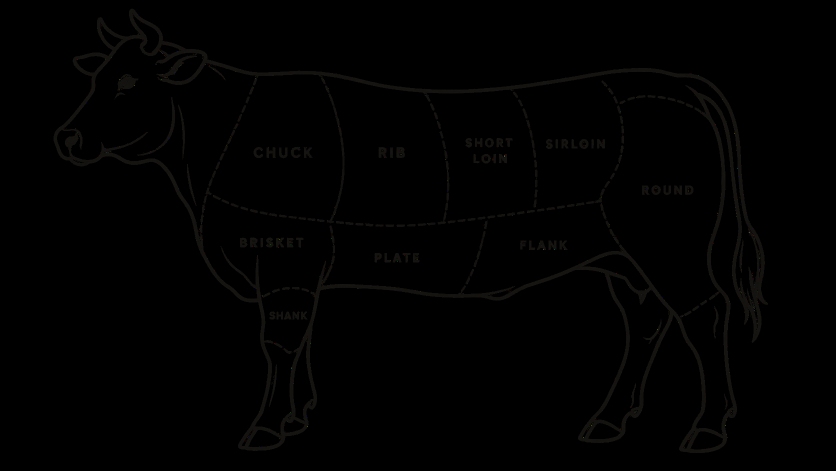
#> input picture assets/img/cut-chart-cow.png, 1672 x 941 px, found by its file name (shown at 1/2 size)
$ python build-cut-regions.py
#> lines starting #> are read from the running program, lines starting #| are printed output that depends on the picture; after the words box and inside, x2 and y2 are one past the last pixel; in counts of white or black regions, pixels touching at a corner belong together
#!/usr/bin/env python3
"""Regenerate the cut-chart highlight overlays from the chart artwork.

Run from the site root:  python3 tools/build-cut-regions.py
Requires: opencv-python, pillow, numpy.

Each primal is seeded with one interior point; a watershed grows it out to the
drawn boundary, so the highlights match the artwork exactly instead of being
positioned by hand. Output: assets/img/cuts/<name>.webp, full-canvas alpha.
"""
import cv2, numpy as np, os
from PIL import Image

CHART = "assets/img/cut-chart-cow.png"
OUT   = "assets/img/cuts"
FILL  = (196, 40, 52)

SEEDS = {
    "chuck": (520, 230), "rib": (790, 230), "shortloin": (975, 235),
    "sirloin": (1150, 240), "round": (1330, 300), "brisket": (545, 520),
    "plate": (800, 470), "flank": (1085, 460), "shank": (575, 610),
}
# 13 keeps sirloin from leaking over the round; the shank leg is too narrow for
# that kernel and gets pinched shut, so it runs at 7.
KMAP = {n: 13 for n in SEEDS}; KMAP["shank"] = 7
OPEN = {n: 9 for n in SEEDS};  OPEN["shank"] = 3


def main():
    img = cv2.imread(CHART, cv2.IMREAD_UNCHANGED)
#> img is the input picture: shape (941, 1672, 4); mean B, G, R, A 0.9, 1.1, 1.2, 10.6
    H, W = img.shape[:2]
#> H = 941; W = 1672
    alpha = img[..., 3]
    gray = cv2.cvtColor(img[..., :3], cv2.COLOR_BGR2GRAY)
    ink = ((alpha > 60) & (gray < 150)).astype(np.uint8)
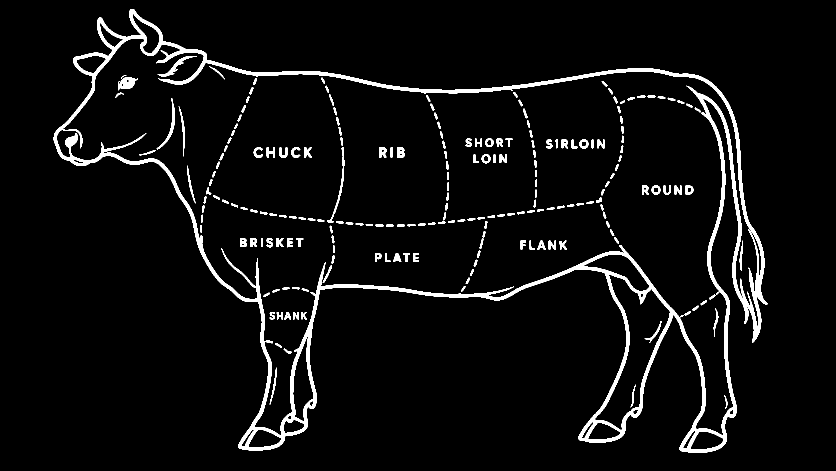
#> ink: shape (941, 1672) (shown at 1/2 size); values 0 (black) and 1 (white), 4.9% white; 210 white regions (3 under 20 px), largest, box (x1, y1, x2, y2) and area: (107, 18, 1536, 906) 57292, (236, 154, 276, 181) 623, (654, 294, 689, 445) 566
    bgr = np.ascontiguousarray(img[..., :3])

    def watershed_at(k):
#> called with k = 13
        kern = cv2.getStructuringElement(cv2.MORPH_ELLIPSE, (k, k))
        free = (1 - cv2.dilate(ink, kern)).astype(np.uint8)
#> free: shape (941, 1672); values 0 (black) and 1 (white), 84.6% white; 12 black regions, largest, box (x1, y1, x2, y2) and area: (101, 12, 1542, 912) 212371, (474, 470, 613, 501) 3832, (501, 288, 630, 322) 3771
        _, lab = cv2.connectedComponents(free)
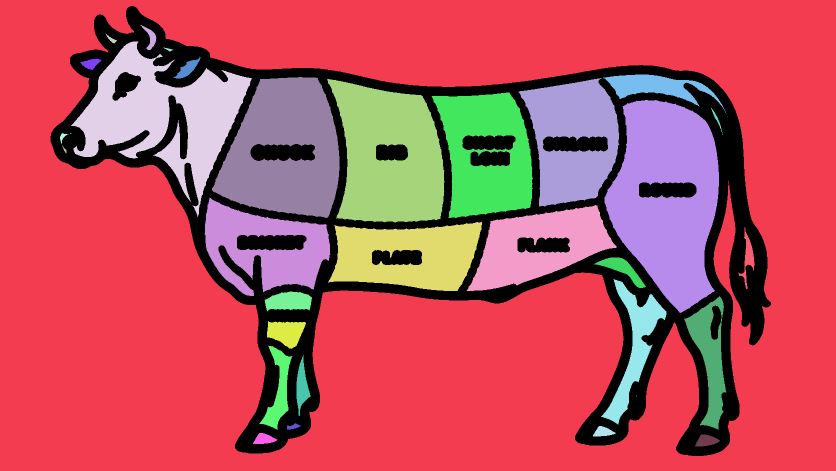
#> lab: shape (941, 1672) int32 (shown at 1/2 size); 41 distinct labels, from 0 to 40; one colour per label, 0 black
        ids = {n: int(lab[y, x]) for n, (x, y) in SEEDS.items()}
#> ids = 9 items
        if 0 in ids.values() or len(set(ids.values())) != len(SEEDS):
            raise SystemExit(f"seeds collide or land on ink at k={k}: {ids}")
        m = np.zeros((H, W), np.int32)
        m[(lab > 0) & (~np.isin(lab, list(ids.values())))] = 1
        for i, n in enumerate(SEEDS):
            m[lab == ids[n]] = i + 2
        cv2.watershed(bgr, m)
        return m

    sheets = {k: watershed_at(k) for k in set(KMAP.values())}
#> call 2 of watershed_at, with k = 7
#> in watershed_at (call 2), `free = (1 - cv2.dilate(ink, kern)).astype(np.uint8)`: free: shape (941, 1672); values 0 (black) and 1 (white), 89.6% white; 35 black regions, largest, box (x1, y1, x2, y2) and area: (104, 15, 1539, 909) 140936, (928, 274, 1028, 297) 1864, (275, 193, 353, 314) 1552
#> in watershed_at (call 2), `_, lab = cv2.connectedComponents(free)`:
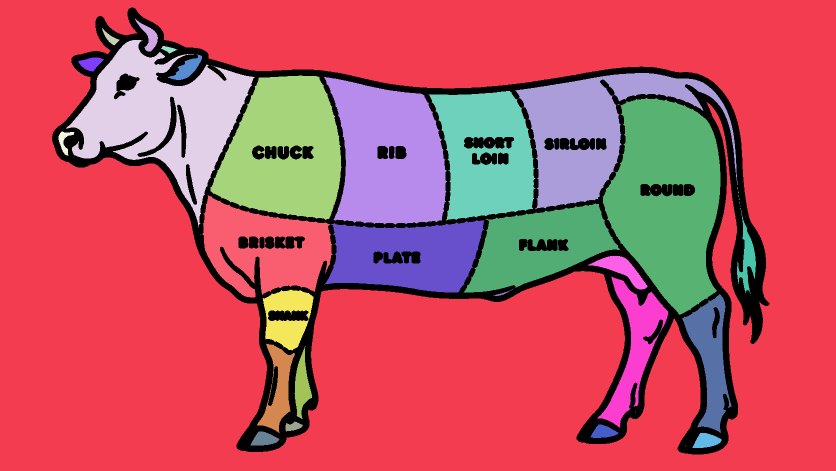
#> lab: shape (941, 1672) int32 (shown at 1/2 size); 56 distinct labels, from 0 to 55; one colour per label, 0 black
    os.makedirs(OUT, exist_ok=True)
    grow = cv2.getStructuringElement(cv2.MORPH_ELLIPSE, (5, 5))
    for i, name in enumerate(SEEDS):
        m = (sheets[KMAP[name]] == i + 2).astype(np.uint8)
        m = cv2.morphologyEx(m, cv2.MORPH_CLOSE, grow)
        ok = OPEN[name]
        if ok > 1:
            m = cv2.morphologyEx(
                m, cv2.MORPH_OPEN,
                cv2.getStructuringElement(cv2.MORPH_ELLIPSE, (ok, ok)))
        _, cl = cv2.connectedComponents(m)
        sx, sy = SEEDS[name]
        keep = cl[sy, sx]
        if keep == 0:
            _, cl = cv2.connectedComponents(cv2.dilate(m, grow))
            keep = cl[sy, sx]
        m = ((cl == keep) & (m > 0)).astype(np.uint8)
        m = cv2.dilate(m, grow)
        out = np.zeros((H, W, 4), np.uint8)
        out[..., 0], out[..., 1], out[..., 2] = FILL
        out[..., 3] = m * 255
        path = os.path.join(OUT, name + ".webp")
        Image.fromarray(out).save(path, "WEBP", lossless=True, method=6)
        print(f"{name:10s} {os.path.getsize(path) // 1024:3d}KB")
#> this loop made 9 passes
#> pass 1, in main, `Image.fromarray(out).save(path, "WEBP", lossless=True, method=6)`:
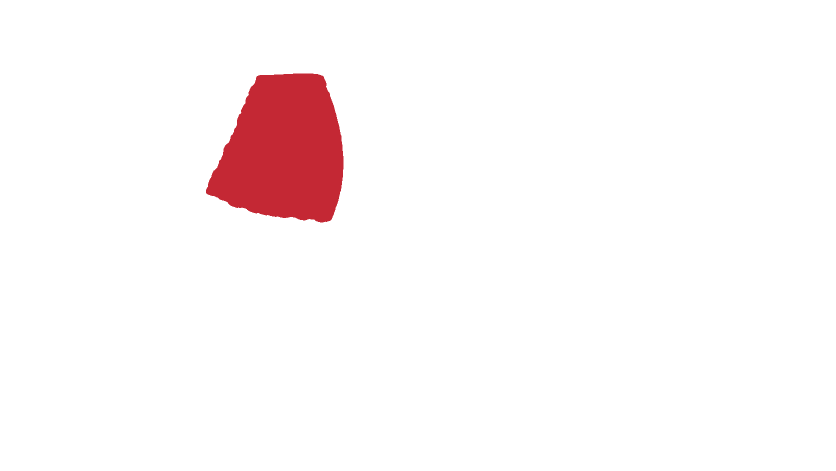
#> saved as chuck.webp: PIL image 1672x941 RGBA (shown at 1/2 size); mean R, G, B, A 196, 40, 52, 9.8; transparent parts drawn white
#> after the loop:
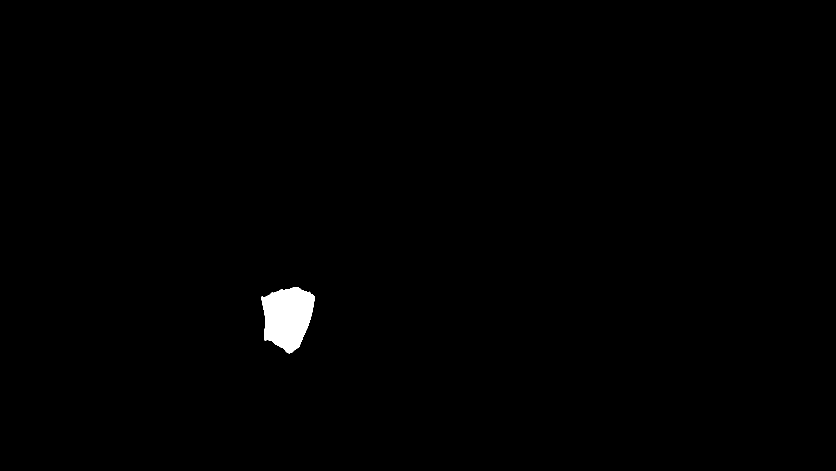
#> cl: shape (941, 1672) int32 (shown at 1/2 size); values 0 (black) and 1 (white), 0.64% white; 1 white region, box (x1, y1, x2, y2) and area: (522, 575, 630, 707) 10089
#> after the loop:
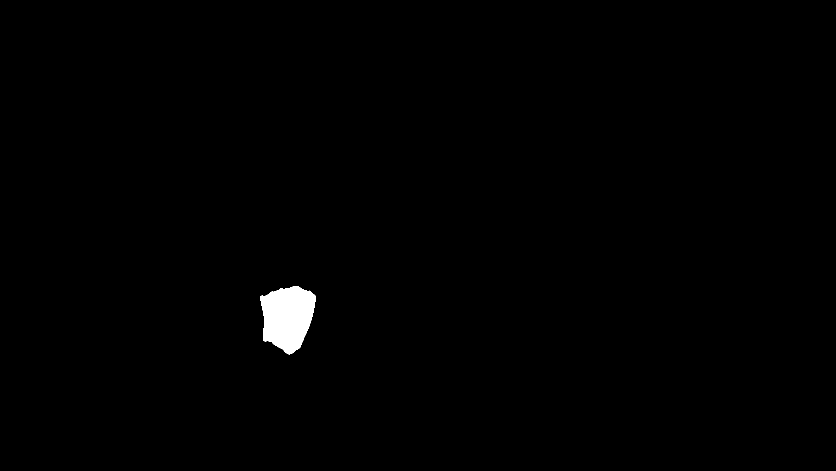
#> m: shape (941, 1672) (shown at 1/2 size); values 0 (black) and 1 (white), 0.69% white; 1 white region, box (x1, y1, x2, y2) and area: (520, 573, 632, 709) 10916
#> after the loop:
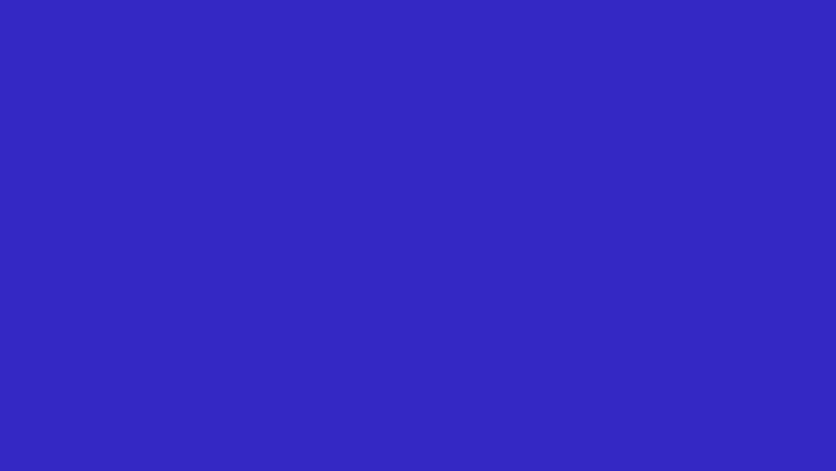
#> out: shape (941, 1672, 4) (shown at 1/2 size); mean of channels 0, 1, 2, 3 196, 40, 52, 1.8; drawn as B, G, R


if __name__ == "__main__":
    main()
